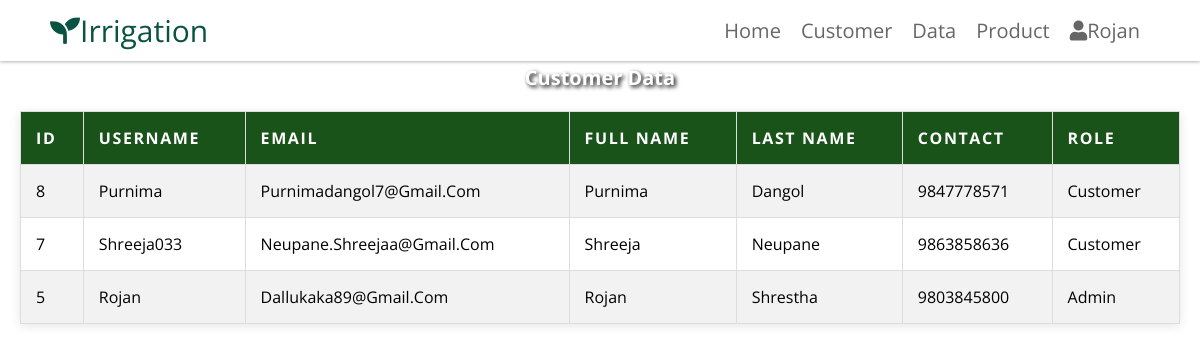
The app's page /admin/customer_details.php (signed in) with its own data.
### tables this page shows
CREATE TABLE `users` (
  `userid` int(255) NOT NULL,
  `role` varchar(20) NOT NULL DEFAULT 'Customer',
  `firstname` varchar(60) NOT NULL,
  `middlename` varchar(60) DEFAULT NULL,
  `lastname` varchar(60) NOT NULL,
  `contact` varchar(60) NOT NULL,
  `email` varchar(255) NOT NULL,
  `username` varchar(255) NOT NULL,
  `password` varchar(100) NOT NULL,
  `token` varchar(100) NOT NULL
);

### admin/customer_details.php (the view, shortened to what this page needs)
<?php
include("adminheader.php");
$sql = "SELECT * FROM users ORDER BY userid DESC";
$result = $conn->query($sql);
$data = [];
if ($result->num_rows > 0) {
    while ($row = $result->fetch_assoc()) {
        $data[] = $row;
    }
}
?>
<!DOCTYPE html>
<html lang="en">
<head>
</head>
<body style="background-image: url('../images/bg2.jpg'); background-repeat: no-repeat; background-size: cover;">
    <h1>Customer Data</h1>
    <table>
        <tr>
            <th>ID</th>
            <th>Username</th>
            <th>Email</th>
            <th>Full Name</th>
            <th>Last Name</th>
            <th>Contact</th>
            <th>Role</th>
        </tr>
        <?php
        if (!empty($data)) {
            foreach ($data as $row) {
                echo "<tr>";
                echo "<td>" . htmlspecialchars($row['userid']) . "</td>";
                echo "<td>" . htmlspecialchars($row['username']) . "</td>";
                echo "<td>" . htmlspecialchars($row['email']) . "</td>";
                echo "<td>" . htmlspecialchars($row['firstname']) . "</td>";
                echo "<td>" . htmlspecialchars($row['lastname']) . "</td>";
                echo "<td>" . htmlspecialchars($row['contact']) . "</td>";
                echo "<td>" . htmlspecialchars($row['role']) . "</td>";
                echo "</tr>";
            }
        } else {
            echo "<tr><td colspan='5'>No data available</td></tr>";
        }
        ?>
    </table>
</body>
</html>

### css/Style.css (style rules this page uses)
:root { --green:#0a5342; }
* { font-family: 'Open Sans', sans-serif; margin:0; padding:0; box-sizing: border-box; text-transform: capitalize; text-decoration: none; transition: all .5s cubic-bezier(.37,1.14,.26,1.24); }
html { font-size: 62.5%; overflow-x: hidden; }

### admin/customer_details.php (style rules this page uses)
body { font-family: Arial, sans-serif; margin: 20px; background-image: url('images/bg2.jpg'); background-repeat: no-repeat; background-size: cover; color: #333; }
h1 { text-align: center; color: #fff; text-shadow: 2px 2px 4px #000; }
table { width: 100%; border-collapse: collapse; margin-top: 20px; background-color: #fff; box-shadow: 0 2px 10px rgba(0, 0, 0, 0.1); }
table, th, td { border: 1px solid #ddd; }
th, td { padding: 15px; text-align: left; }
th { color: white; text-transform: uppercase; letter-spacing: 0.1em; background-color: #1A5319; color: white; padding: 15px; text-align: left; }
tr:nth-child(even) { background-color: #f2f2f2; }

### records on screen
users: userid "8", username "Purnima", email "Purnimadangol7@gmail.com", firstname "Purnima", lastname "Dangol", contact "9847778571", role "Customer"
users: userid "7", username "Shreeja033", email "Neupane.shreejaa@gmail.com", firstname "Shreeja", lastname "Neupane", contact "9863858636", role "Customer"
users: userid "5", username "Rojan", email "Dallukaka89@gmail.com", firstname "Rojan", lastname "Shrestha", contact "9803845800", role "Admin"

### other values on screen
$_SESSION['adminname'] "Rojan"
